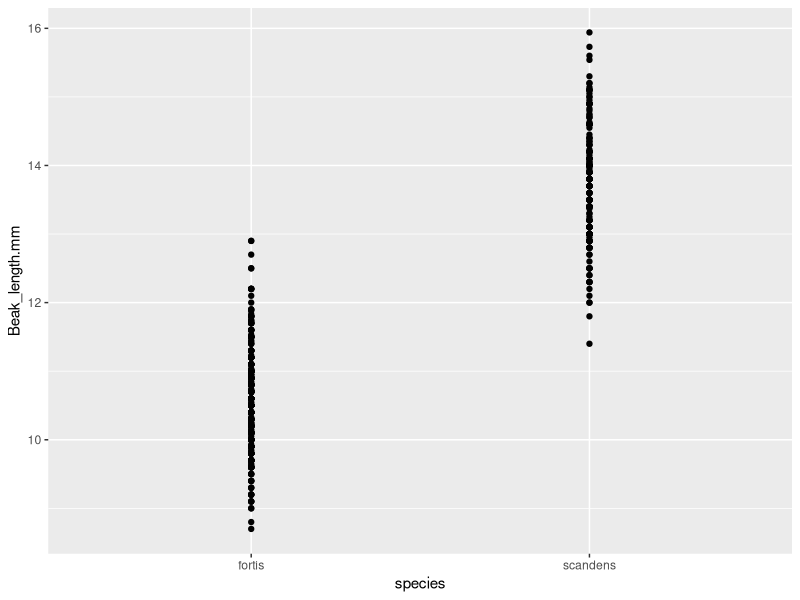
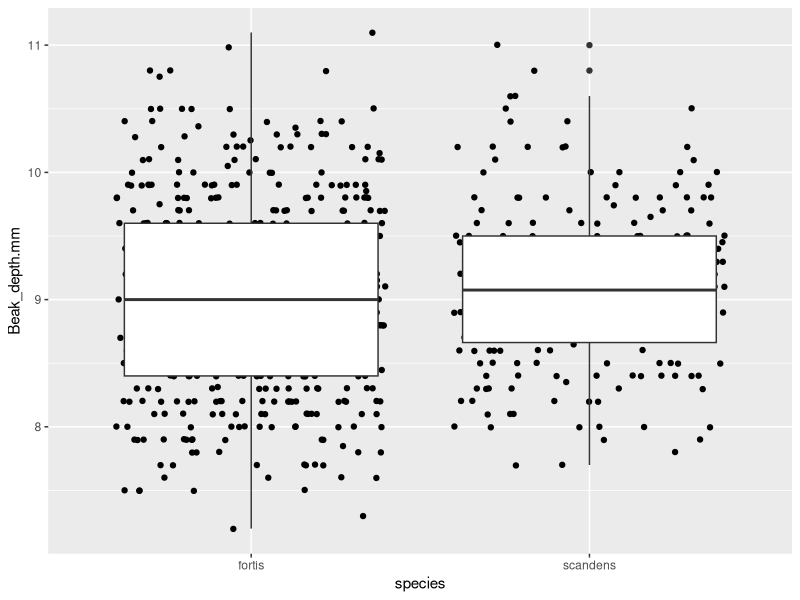

These charts were generated, in order, by the following R code: (Note: this script raises an error after producing the figures.)
## ---- chunk 1
# The working directory needs setting to day1/03_session 

# let's load the tidyverse, which holds ggplot
library(tidyverse) 

# let's load the Finch data, it is actually four datasets
beak_t1<- read.csv("./data/finch_beaks_1975.csv")     # peak measurements in1 1975 for scandens / fortis
beak_t2<- read.csv("./data/finch_beaks_2012.csv")     # peak measurements in1 2012 for scandens / fortis

beak_t1 <- beak_t1 %>% mutate(year = 1975)
beak_t2 <- beak_t2 %>% mutate(year = 2012)

# Combine the datasets using bind_rows (dplyr::bind_rows())
finch_data <- bind_rows(beak_t1, beak_t2)

## ---- chunk 2
# We can show a boxplot of beak lengths by species and see the problem straight away
ggplot(finch_data, aes(x=species, y=Beak_length.mm))+
  geom_point()
## ---- chunk 3

# Add a geom_boxplot() to this graph (remember a + to indicate we are adding a layer)
ggplot(finch_data,aes(x = species, y = Beak_depth.mm)) + 
  geom_point(position = "jitter")+
  geom_boxplot()

# See what happens if we invert the order of the geom_'s

## ---- chunk 4
ggplot(finch_data,aes(x = species, y = Beak_depth.mm)) + 
  geom_point(position = "jitter")+
  # we specify we want a standard deviation
  stat_summary(fun.data = "mean_sdl", 
               # specify we want an errorbar geometry
               geom = "errorbar", colour="red",size=1, width=0.2)+

# we have now created the ugliest error bar possible: make it pretty with the parameter size and colour in stat_summary; 
# add another summary corresponding to the mean on top, note a subtlety here, you specify fun="" and not fun.data="" because it is a single value, specify size and colour again

## ---- chunk 5
# Mixing datasets

# say we have a data summary for the finch dataset
# we know how to do this
beak_summary<- finch_data %>% 
  group_by(species) %>% 
  summarise(mean = mean(Beak_length.mm), # calculate mean
              sd = sd(Beak_length.mm))   # calculate standard deviation

print(beak_summary)  

# Now combine raw data with summarized data in a ggplot
ggplot(finch_data, aes(x = species, y = Beak_length.mm)) +
  # We start by adding raw data points with jitter
  geom_point(position = position_jitter(width = 0.2), 
             alpha = 0.5, size = 2, color = "blue")+
  # Add mean points for the summarized data
  # sublety here: we have to be more specific, omitting 'data', as we did for ggplot() won't work
  geom_point(data = beak_summary, 
             aes(x = species, y = mean), 
             size = 3, color = "red")
## ---- chunk 6
ggplot(finch_data, aes(x = species, y = Beak_depth.mm)) +
  # Add a density plot
  stat_halfeye(
    adjust = 0.5,
    width = 0.6,
    .width = 0,
    justification = -0.2,
    point_colour = NA
  ) +
  # Add boxplot
  geom_boxplot(
    width = 0.12,
  ) +
  # Add dot plot
  stat_dots(
    side = "left",
    justification = 1.1,
    binwidth = NA 
  )
## ---- chunk 7

# Fill the blanks
ggplot(finch_data, aes(x = species, y = Beak_depth.mm)) +
  # Add half-violin plot, 
  geom_violin()+
  geom_boxplot()

# This plot doesn't win any beauty contests; use 'width' to adjust the width of the boxplot
# change the smoothing bandwidth of the violin plot with 'bw', or 'adjust' (a factor of default value), try different values

